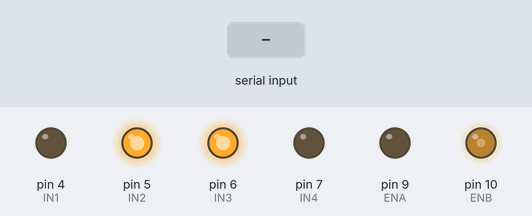
Recording of a sketch running on a simulated Arduino Uno, built with avr-gcc and run on an emulated ATmega328P. Shown: output pins drawn as LEDs (lit = HIGH). The test bench sets the inputs (shaded band).

Above: at 1.2 s.
1.3 s: "X90\n" received over the second serial link
At 2.5 s:
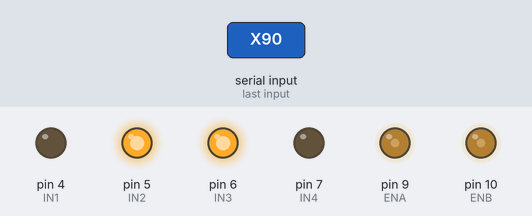
2.8 s: "X,45\n" received over the second serial link
At 3.8 s:
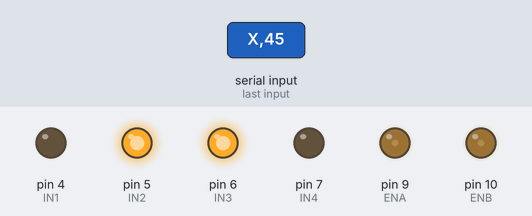
4.3 s: "X" received over the second serial link
At 5.7 s:
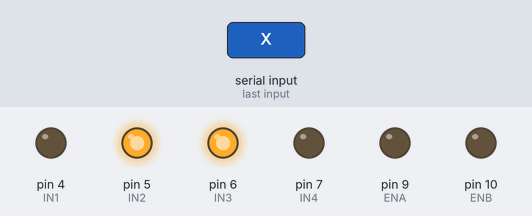
Timing chart, 0 to 7.3 s (numbered marks = the images above; inputs shaded):
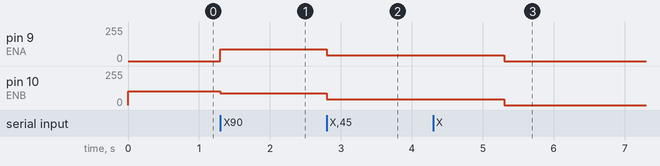

Measured:
- after the input at 1.3 s, pin 9 (ENA): 0/255 → 90/255 at once; pin 10 (ENB): 102/255 → 90/255 at once
- after the input at 2.8 s, pin 9 (ENA), pin 10 (ENB): 90/255 → 45/255 at once
- after the input at 4.3 s, pin 9 (ENA), pin 10 (ENB): 45/255 → 0/255 after 1.0 s

The sketch:

reception_voiture.ino
```cpp
#include <SoftwareSerial.h>

SoftwareSerial mySerial(2, 3); //RX, TX
float accX=512, accY=512, accZ=512;
char Data;

const int trig=11;
const int echo=8;
float distance;

int ENA=9; //Connecté à Arduino pin 9(sortie PWM)
int IN1=4; //Connecté à Arduino pin 4
int IN2=5; //Connecté à Arduino pin 5

int ENB=10; //Connecté à Arduino pin 10(Sortie PWM)
int IN3=6; //Connecté à Arduino pin 6
int IN4=7; //Connecté à Arduino pin 7


void setup() {
  /*vitesse moniteur*/
  Serial.begin(115200);
  /*vitesse recepteur*/
  mySerial.begin(9600);

  pinMode(ENA,OUTPUT); // Configurer
  pinMode(ENB,OUTPUT); // les broches
  pinMode(IN1,OUTPUT); // comme sortie
  pinMode(IN2,OUTPUT);
  pinMode(IN3,OUTPUT);
  pinMode(IN4,OUTPUT);
  digitalWrite(ENA,LOW);// Moteur A - Ne pas tourner
  digitalWrite(ENB,LOW);// Moteur B - Ne pas tourner

  // Direction du Moteur A
  digitalWrite(IN1,LOW);
  digitalWrite(IN2,HIGH);


  // Direction du Moteur B
  // NB: en sens inverse du moteur A
  digitalWrite(IN3,HIGH);
  digitalWrite(IN4,LOW);

  // Capteur distance
   pinMode(11,OUTPUT);
   pinMode(8, INPUT);


}

void loop() {


  if(mySerial.available()){//Read from HC-12 and send to serial monitor
    Data=mySerial.read();
    if(Data=='X') {
      accX=mySerial.parseInt();}
    if(Data=='Y') {
      accY=mySerial.parseInt();}
    if(Data=='Z') {
      accZ=mySerial.parseInt();}
   }
/************* Moteur avec angle X **************/

    if (accX> 355 && accX<365){
        analogWrite(ENA,0);
        analogWrite(ENB,0);
        digitalWrite(IN1,HIGH);
        digitalWrite(IN2,LOW);
        digitalWrite(IN3,LOW);
        digitalWrite(IN4,HIGH);
        }
    else if( accX >= 365 && accX<=390){
        analogWrite(ENA,accX);
        analogWrite(ENB,accX);
        digitalWrite(IN1,HIGH);
        digitalWrite(IN2,LOW);
        digitalWrite(IN3,LOW);
        digitalWrite(IN4,HIGH);
        digitalWrite(trig,LOW);
        delayMicroseconds(2);
        digitalWrite(trig,HIGH);
        delayMicroseconds(10);
        if (distance < 5){
          analogWrite(ENA,0);
          analogWrite(ENB,0);
          Serial.println("sd");
        }
        }


    else if(( accX >390) && (accY >405)){
        analogWrite(ENA,0);
        analogWrite(ENB,accX/5);
         digitalWrite(IN1,LOW);
        digitalWrite(IN2,HIGH);
        digitalWrite(IN3,HIGH);
        digitalWrite(IN4,LOW);
    }
    else if(( accX >390) && (accY <=345)){
        analogWrite(ENA,accX/5);
        analogWrite(ENB,0);
        digitalWrite(IN1,LOW);
        digitalWrite(IN2,HIGH);
        digitalWrite(IN3,HIGH);
        digitalWrite(IN4,LOW);
    }
    else {

          /*sens inverse moteur A */
          digitalWrite(IN1,LOW);
          digitalWrite(IN2,HIGH);


          /*sens inverse moteur B */
          digitalWrite(IN3,HIGH);
          digitalWrite(IN4,LOW);

          analogWrite(ENA,accX);
          analogWrite(ENB,accX);

    }
}
//Serial.print("X = ");
//Serial.println(accX);
//Serial.println(" Y = ");
//Serial.println(accY);
//Serial.print(" Z = ");
//Serial.println(accZ);
```
